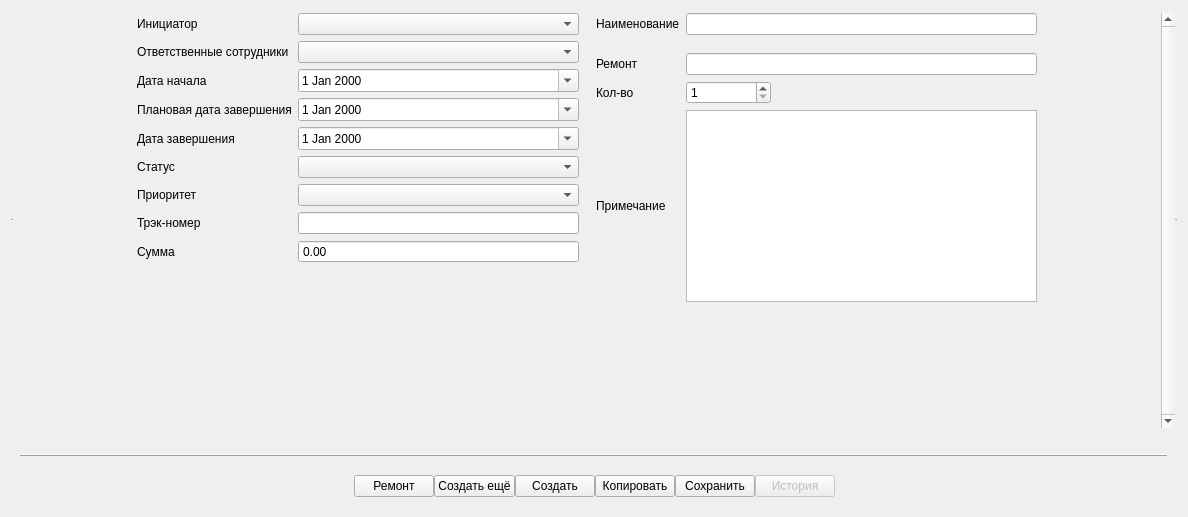
<?xml version="1.0" encoding="UTF-8"?>
<ui version="4.0">
 <class>tabPartRequest</class>
 <widget class="QWidget" name="tabPartRequest">
  <property name="geometry">
   <rect>
    <x>0</x>
    <y>0</y>
    <width>1188</width>
    <height>517</height>
   </rect>
  </property>
  <property name="windowTitle">
   <string>Form</string>
  </property>
  <layout class="QGridLayout" name="gridLayout_3">
   <item row="0" column="0">
    <widget class="QScrollArea" name="scrollArea">
     <property name="frameShape">
      <enum>QFrame::HLine</enum>
     </property>
     <property name="verticalScrollBarPolicy">
      <enum>Qt::ScrollBarAlwaysOn</enum>
     </property>
     <property name="sizeAdjustPolicy">
      <enum>QAbstractScrollArea::AdjustToContents</enum>
     </property>
     <property name="widgetResizable">
      <bool>true</bool>
     </property>
     <widget class="QWidget" name="scrollAreaWidgetContents">
      <property name="geometry">
       <rect>
        <x>0</x>
        <y>0</y>
        <width>1149</width>
        <height>418</height>
       </rect>
      </property>
      <property name="sizePolicy">
       <sizepolicy hsizetype="Preferred" vsizetype="Expanding">
        <horstretch>0</horstretch>
        <verstretch>0</verstretch>
       </sizepolicy>
      </property>
      <layout class="QGridLayout" name="gridLayout_4">
       <property name="leftMargin">
        <number>0</number>
       </property>
       <property name="topMargin">
        <number>0</number>
       </property>
       <property name="rightMargin">
        <number>0</number>
       </property>
       <property name="bottomMargin">
        <number>0</number>
       </property>
       <item row="0" column="0">
        <layout class="QGridLayout" name="gridLayout_2" columnstretch="1,1,0,1,1">
         <item row="0" column="3">
          <layout class="QGridLayout" name="gridLayout" columnstretch="0,0,1" columnminimumwidth="0,85,0">
           <item row="5" column="0">
            <widget class="QLabel" name="labelNotes">
             <property name="text">
              <string>Примечание</string>
             </property>
            </widget>
           </item>
           <item row="0" column="1" colspan="2">
            <widget class="SLineEdit" name="lineEditName">
             <property name="sizePolicy">
              <sizepolicy hsizetype="Expanding" vsizetype="Preferred">
               <horstretch>0</horstretch>
               <verstretch>0</verstretch>
              </sizepolicy>
             </property>
            </widget>
           </item>
           <item row="6" column="1">
            <spacer name="verticalSpacer">
             <property name="orientation">
              <enum>Qt::Vertical</enum>
             </property>
             <property name="sizeHint" stdset="0">
              <size>
               <width>20</width>
               <height>40</height>
              </size>
             </property>
            </spacer>
           </item>
           <item row="3" column="0">
            <widget class="QLabel" name="labelRepair">
             <property name="text">
              <string>Ремонт</string>
             </property>
            </widget>
           </item>
           <item row="0" column="0">
            <widget class="QLabel" name="labelName">
             <property name="text">
              <string>Наименование</string>
             </property>
            </widget>
           </item>
           <item row="4" column="1">
            <widget class="QSpinBox" name="spinBoxCount">
             <property name="sizePolicy">
              <sizepolicy hsizetype="Minimum" vsizetype="Fixed">
               <horstretch>0</horstretch>
               <verstretch>0</verstretch>
              </sizepolicy>
             </property>
             <property name="minimum">
              <number>1</number>
             </property>
             <property name="maximum">
              <number>2147483647</number>
             </property>
            </widget>
           </item>
           <item row="4" column="2">
            <spacer name="horizontalSpacer">
             <property name="orientation">
              <enum>Qt::Horizontal</enum>
             </property>
             <property name="sizeHint" stdset="0">
              <size>
               <width>40</width>
               <height>20</height>
              </size>
             </property>
            </spacer>
           </item>
           <item row="3" column="1" colspan="2">
            <widget class="SLineEdit" name="lineEditRepair">
             <property name="sizePolicy">
              <sizepolicy hsizetype="Expanding" vsizetype="Preferred">
               <horstretch>0</horstretch>
               <verstretch>0</verstretch>
              </sizepolicy>
             </property>
            </widget>
           </item>
           <item row="2" column="0" colspan="3">
            <widget class="SClientSelectForm" name="widgetClientInput" native="true">
             <property name="sizePolicy">
              <sizepolicy hsizetype="Preferred" vsizetype="Minimum">
               <horstretch>0</horstretch>
               <verstretch>0</verstretch>
              </sizepolicy>
             </property>
            </widget>
           </item>
           <item row="5" column="1" colspan="2">
            <widget class="STextEdit" name="textEditNotes">
             <property name="sizePolicy">
              <sizepolicy hsizetype="Minimum" vsizetype="Minimum">
               <horstretch>0</horstretch>
               <verstretch>0</verstretch>
              </sizepolicy>
             </property>
            </widget>
           </item>
           <item row="4" column="0">
            <widget class="QLabel" name="labelCount">
             <property name="text">
              <string>Кол-во</string>
             </property>
            </widget>
           </item>
           <item row="1" column="0" colspan="3">
            <widget class="SClientSelectForm" name="widgetDealerInput" native="true">
             <property name="sizePolicy">
              <sizepolicy hsizetype="Preferred" vsizetype="Minimum">
               <horstretch>0</horstretch>
               <verstretch>0</verstretch>
              </sizepolicy>
             </property>
            </widget>
           </item>
          </layout>
         </item>
         <item row="1" column="1">
          <spacer name="verticalSpacer_3">
           <property name="orientation">
            <enum>Qt::Vertical</enum>
           </property>
           <property name="sizeHint" stdset="0">
            <size>
             <width>20</width>
             <height>40</height>
            </size>
           </property>
          </spacer>
         </item>
         <item row="2" column="1" colspan="3">
          <widget class="SPartSuppliers" name="widgetSuppliers" native="true">
           <property name="sizePolicy">
            <sizepolicy hsizetype="Preferred" vsizetype="Expanding">
             <horstretch>0</horstretch>
             <verstretch>0</verstretch>
            </sizepolicy>
           </property>
           <property name="minimumSize">
            <size>
             <width>900</width>
             <height>0</height>
            </size>
           </property>
          </widget>
         </item>
         <item row="0" column="1">
          <layout class="QFormLayout" name="formLayout">
           <item row="0" column="0">
            <widget class="QLabel" name="labelCreator">
             <property name="text">
              <string>Инициатор</string>
             </property>
            </widget>
           </item>
           <item row="0" column="1">
            <widget class="QComboBox" name="comboBoxCreator"/>
           </item>
           <item row="1" column="0">
            <widget class="QLabel" name="labelManagers">
             <property name="text">
              <string>Ответственные сотрудники</string>
             </property>
            </widget>
           </item>
           <item row="1" column="1">
            <widget class="SCheckComboBox" name="comboBoxManagers"/>
           </item>
           <item row="2" column="0">
            <widget class="QLabel" name="labelCreated">
             <property name="text">
              <string>Дата начала</string>
             </property>
            </widget>
           </item>
           <item row="2" column="1">
            <widget class="SDateEdit" name="dateEditBeginDate">
             <property name="wrapping">
              <bool>false</bool>
             </property>
             <property name="frame">
              <bool>true</bool>
             </property>
             <property name="buttonSymbols">
              <enum>QAbstractSpinBox::NoButtons</enum>
             </property>
             <property name="maximumDateTime">
              <datetime>
               <hour>23</hour>
               <minute>59</minute>
               <second>59</second>
               <year>2099</year>
               <month>12</month>
               <day>31</day>
              </datetime>
             </property>
             <property name="minimumDateTime">
              <datetime>
               <hour>0</hour>
               <minute>0</minute>
               <second>0</second>
               <year>2000</year>
               <month>1</month>
               <day>1</day>
              </datetime>
             </property>
             <property name="calendarPopup">
              <bool>true</bool>
             </property>
             <property name="timeSpec">
              <enum>Qt::LocalTime</enum>
             </property>
            </widget>
           </item>
           <item row="3" column="0">
            <widget class="QLabel" name="labelPlanEndDate">
             <property name="text">
              <string>Плановая дата завершения</string>
             </property>
            </widget>
           </item>
           <item row="3" column="1">
            <widget class="SDateEdit" name="dateEditPlanEndDate">
             <property name="wrapping">
              <bool>false</bool>
             </property>
             <property name="frame">
              <bool>true</bool>
             </property>
             <property name="buttonSymbols">
              <enum>QAbstractSpinBox::NoButtons</enum>
             </property>
             <property name="calendarPopup">
              <bool>true</bool>
             </property>
             <property name="timeSpec">
              <enum>Qt::LocalTime</enum>
             </property>
            </widget>
           </item>
           <item row="4" column="0">
            <widget class="QLabel" name="labelEndDate">
             <property name="text">
              <string>Дата завершения</string>
             </property>
            </widget>
           </item>
           <item row="4" column="1">
            <widget class="SDateEdit" name="dateEditEndDate">
             <property name="wrapping">
              <bool>false</bool>
             </property>
             <property name="frame">
              <bool>true</bool>
             </property>
             <property name="buttonSymbols">
              <enum>QAbstractSpinBox::NoButtons</enum>
             </property>
             <property name="calendarPopup">
              <bool>true</bool>
             </property>
             <property name="timeSpec">
              <enum>Qt::LocalTime</enum>
             </property>
            </widget>
           </item>
           <item row="5" column="0">
            <widget class="QLabel" name="labelState">
             <property name="text">
              <string>Статус</string>
             </property>
            </widget>
           </item>
           <item row="5" column="1">
            <widget class="SComboBox" name="comboBoxState"/>
           </item>
           <item row="6" column="0">
            <widget class="QLabel" name="labelPriority">
             <property name="text">
              <string>Приоритет</string>
             </property>
            </widget>
           </item>
           <item row="6" column="1">
            <widget class="QComboBox" name="comboBoxPriority"/>
           </item>
           <item row="7" column="0">
            <widget class="QLabel" name="labelTrack">
             <property name="text">
              <string>Трэк-номер</string>
             </property>
            </widget>
           </item>
           <item row="7" column="1">
            <widget class="SLineEdit" name="lineEditTrack"/>
           </item>
           <item row="8" column="0">
            <widget class="QLabel" name="labelAmount">
             <property name="text">
              <string>Сумма</string>
             </property>
            </widget>
           </item>
           <item row="9" column="0" colspan="2">
            <spacer name="verticalSpacer_2">
             <property name="orientation">
              <enum>Qt::Vertical</enum>
             </property>
             <property name="sizeHint" stdset="0">
              <size>
               <width>20</width>
               <height>40</height>
              </size>
             </property>
            </spacer>
           </item>
           <item row="8" column="1">
            <widget class="SDoubleSpinBox" name="doubleSpinBoxAmount">
             <property name="buttonSymbols">
              <enum>QAbstractSpinBox::NoButtons</enum>
             </property>
             <property name="maximum">
              <double>999999999999.000000000000000</double>
             </property>
            </widget>
           </item>
          </layout>
         </item>
         <item row="0" column="0">
          <spacer name="horizontalSpacer_2">
           <property name="orientation">
            <enum>Qt::Horizontal</enum>
           </property>
           <property name="sizeHint" stdset="0">
            <size>
             <width>40</width>
             <height>20</height>
            </size>
           </property>
          </spacer>
         </item>
         <item row="0" column="4">
          <spacer name="horizontalSpacer_3">
           <property name="orientation">
            <enum>Qt::Horizontal</enum>
           </property>
           <property name="sizeHint" stdset="0">
            <size>
             <width>40</width>
             <height>20</height>
            </size>
           </property>
          </spacer>
         </item>
         <item row="3" column="1" colspan="3">
          <widget class="SComments" name="widgetComments" native="true">
           <property name="sizePolicy">
            <sizepolicy hsizetype="Preferred" vsizetype="Expanding">
             <horstretch>0</horstretch>
             <verstretch>0</verstretch>
            </sizepolicy>
           </property>
          </widget>
         </item>
         <item row="0" column="2">
          <spacer name="horizontalSpacer_4">
           <property name="orientation">
            <enum>Qt::Horizontal</enum>
           </property>
           <property name="sizeType">
            <enum>QSizePolicy::Minimum</enum>
           </property>
           <property name="sizeHint" stdset="0">
            <size>
             <width>5</width>
             <height>20</height>
            </size>
           </property>
          </spacer>
         </item>
        </layout>
       </item>
      </layout>
     </widget>
    </widget>
   </item>
   <item row="1" column="0">
    <widget class="QWidget" name="botToolbar" native="true">
     <property name="sizePolicy">
      <sizepolicy hsizetype="Preferred" vsizetype="Minimum">
       <horstretch>0</horstretch>
       <verstretch>0</verstretch>
      </sizepolicy>
     </property>
     <property name="minimumSize">
      <size>
       <width>0</width>
       <height>70</height>
      </size>
     </property>
     <property name="contextMenuPolicy">
      <enum>Qt::NoContextMenu</enum>
     </property>
     <layout class="QGridLayout" name="gridLayout_5" rowstretch="0,0" rowminimumheight="0,23">
      <property name="sizeConstraint">
       <enum>QLayout::SetMaximumSize</enum>
      </property>
      <property name="verticalSpacing">
       <number>15</number>
      </property>
      <item row="0" column="0">
       <widget class="QFrame" name="frame">
        <property name="frameShape">
         <enum>QFrame::HLine</enum>
        </property>
        <property name="frameShadow">
         <enum>QFrame::Raised</enum>
        </property>
       </widget>
      </item>
      <item row="1" column="0">
       <layout class="QGridLayout" name="gridLayoutBot" columnstretch="0,0,0,0,0">
        <property name="sizeConstraint">
         <enum>QLayout::SetDefaultConstraint</enum>
        </property>
        <item row="0" column="2">
         <layout class="QGridLayout" name="CentralGridLayout">
          <property name="sizeConstraint">
           <enum>QLayout::SetDefaultConstraint</enum>
          </property>
          <item row="0" column="3">
           <widget class="QPushButton" name="pushButtonCopy">
            <property name="text">
             <string>Копировать</string>
            </property>
           </widget>
          </item>
          <item row="0" column="2">
           <widget class="QPushButton" name="pushButtonCreate">
            <property name="enabled">
             <bool>true</bool>
            </property>
            <property name="text">
             <string>Создать</string>
            </property>
           </widget>
          </item>
          <item row="0" column="4">
           <widget class="QPushButton" name="pushButtonSave">
            <property name="text">
             <string>Сохранить</string>
            </property>
           </widget>
          </item>
          <item row="0" column="5">
           <widget class="QPushButton" name="pushButtonLog">
            <property name="enabled">
             <bool>false</bool>
            </property>
            <property name="text">
             <string>История</string>
            </property>
           </widget>
          </item>
          <item row="0" column="1">
           <widget class="QPushButton" name="pushButtonCreateMore">
            <property name="text">
             <string>Создать ещё</string>
            </property>
           </widget>
          </item>
          <item row="0" column="0">
           <widget class="QPushButton" name="pushButtonRepair">
            <property name="text">
             <string>Ремонт</string>
            </property>
           </widget>
          </item>
         </layout>
        </item>
        <item row="0" column="4">
         <layout class="QGridLayout" name="RightGridLayout">
          <property name="sizeConstraint">
           <enum>QLayout::SetDefaultConstraint</enum>
          </property>
         </layout>
        </item>
        <item row="0" column="3">
         <spacer name="horizontalSpacerRight">
          <property name="orientation">
           <enum>Qt::Horizontal</enum>
          </property>
          <property name="sizeType">
           <enum>QSizePolicy::Expanding</enum>
          </property>
          <property name="sizeHint" stdset="0">
           <size>
            <width>70</width>
            <height>20</height>
           </size>
          </property>
         </spacer>
        </item>
        <item row="0" column="0">
         <layout class="QGridLayout" name="LeftGridLayout" columnstretch="0">
          <property name="sizeConstraint">
           <enum>QLayout::SetDefaultConstraint</enum>
          </property>
         </layout>
        </item>
        <item row="0" column="1">
         <spacer name="horizontalSpacerLeft">
          <property name="orientation">
           <enum>Qt::Horizontal</enum>
          </property>
          <property name="sizeType">
           <enum>QSizePolicy::MinimumExpanding</enum>
          </property>
          <property name="sizeHint" stdset="0">
           <size>
            <width>70</width>
            <height>20</height>
           </size>
          </property>
         </spacer>
        </item>
       </layout>
      </item>
     </layout>
    </widget>
   </item>
  </layout>
 </widget>
 <customwidgets>
  <customwidget>
   <class>SPartSuppliers</class>
   <extends>QWidget</extends>
   <header location="global">SPartSuppliers</header>
   <container>1</container>
  </customwidget>
  <customwidget>
   <class>SComboBox</class>
   <extends>QComboBox</extends>
   <header location="global">SComboBox</header>
  </customwidget>
  <customwidget>
   <class>SDoubleSpinBox</class>
   <extends>QDoubleSpinBox</extends>
   <header location="global">SDoubleSpinBox</header>
  </customwidget>
  <customwidget>
   <class>SLineEdit</class>
   <extends>QLineEdit</extends>
   <header location="global">SLineEdit</header>
   <slots>
    <signal>buttonClicked(int)</signal>
    <signal>mouseDoubleClick()</signal>
   </slots>
  </customwidget>
  <customwidget>
   <class>SComments</class>
   <extends>QWidget</extends>
   <header location="global">SComments</header>
   <container>1</container>
  </customwidget>
  <customwidget>
   <class>SCheckComboBox</class>
   <extends>QComboBox</extends>
   <header location="global">SCheckComboBox</header>
  </customwidget>
  <customwidget>
   <class>STextEdit</class>
   <extends>QTextEdit</extends>
   <header location="global">STextEdit</header>
  </customwidget>
  <customwidget>
   <class>SClientSelectForm</class>
   <extends>QWidget</extends>
   <header location="global">SClientSelectForm</header>
   <container>1</container>
  </customwidget>
  <customwidget>
   <class>SDateEdit</class>
   <extends>QDateEdit</extends>
   <header location="global">SDateEdit</header>
  </customwidget>
 </customwidgets>
 <resources/>
 <connections/>
</ui>
